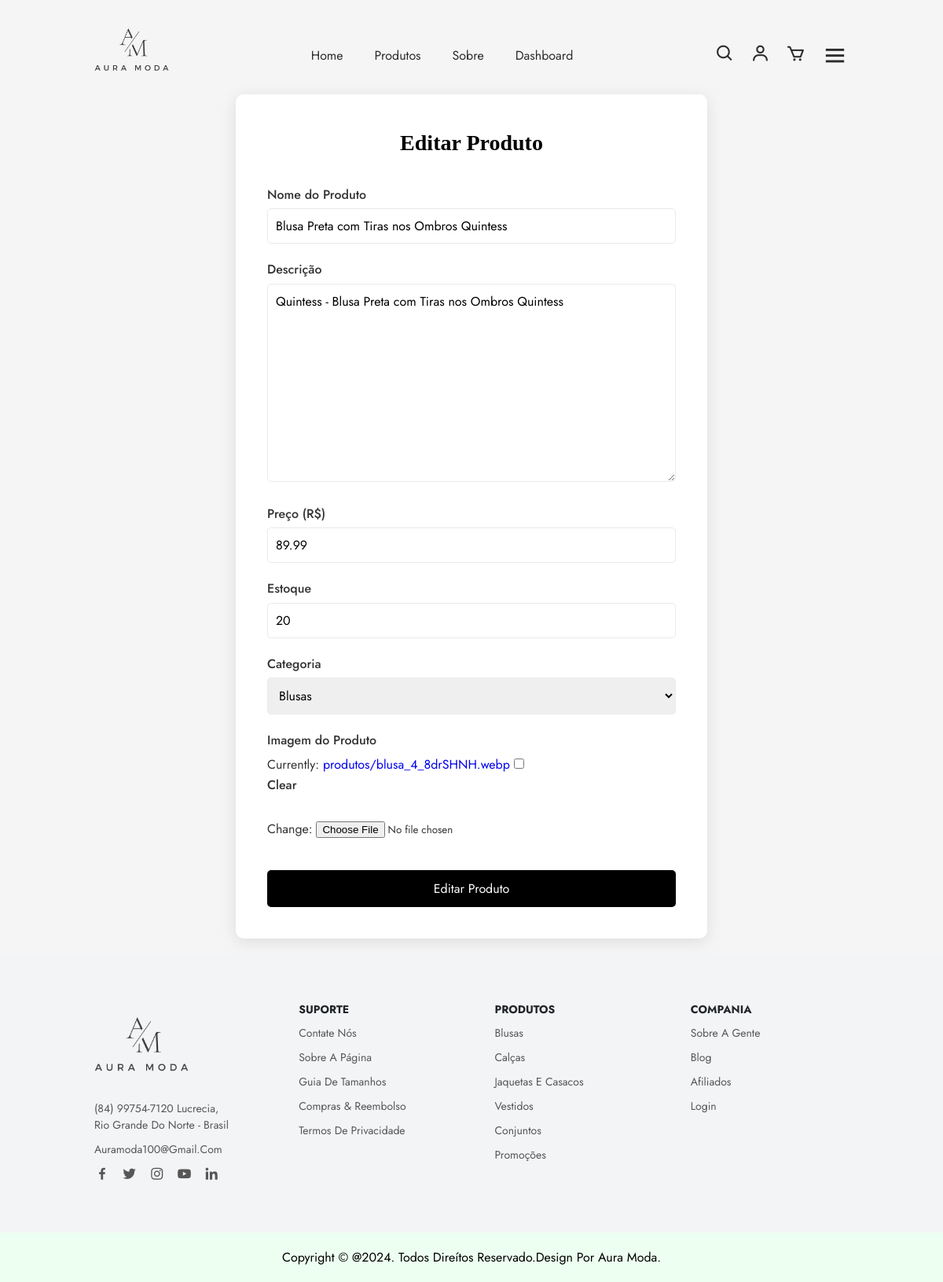
The page /editar_produto/5 (signed in) on the database its author committed.
### ecommerce/models.py (models this page shows, shortened)
class Produto(models.Model):
    nome = models.CharField(max_length=200)
    descricao = models.TextField()
    preco = models.DecimalField(max_digits=10, decimal_places=2)
    estoque = models.PositiveIntegerField()
    categoria = models.ForeignKey(Categoria, on_delete=models.SET_NULL, null=True, related_name='produtos')
    imagem = models.ImageField(upload_to='produtos/', blank=True, null=True, default='default.png')
    data_adicionado = models.DateTimeField(auto_now_add=True)

### ecommerce/views.py (the view)
# urls.py: path('editar_produto/<int:produto_id>', views.editar_produto, name='editar_produto'),
@user_passes_test(admin_checado)
def editar_produto(request, produto_id):
    produto = get_object_or_404(Produto, id=produto_id)
    if request.method == 'POST':
        form = ProdutoForm(request.POST, instance=produto)
        if form.is_valid():
            form.save()
            return redirect('dashboard')
    else:
        form = ProdutoForm(instance=produto)
    return render(request, 'ecommerce/edicao_produto.html',{'form':form,'produto':produto})

### ecommerce/forms.py
class ProdutoForm(forms.ModelForm):
    class Meta:
        model = Produto
        fields = ['nome', 'descricao', 'preco', 'estoque', 'categoria', 'imagem']

### ecommerce/models.py (called while the page is built)
    def __str__(self):
        return self.nome

### ecommerce/views.py (called while the page is built)
def admin_checado(user):
    return user.is_staff

### ecommerce/templates/ecommerce/edicao_produto.html (shortened to what this page needs)
{% extends 'base.html' %}
{% load static %}
{% block main %}
<link rel="stylesheet" href="{% static "css/adicionar-editar.css" %}">
<div class="body">
    <div class="create-product-container">
        <h1>Editar Produto</h1>
        <form method="POST" enctype="multipart/form-data">
            <div class="form-group">
                <label for="product-name">Nome do Produto</label>
                {{form.nome}}
            </div>
            <div class="form-group">
                <label for="product-description">Descrição</label>
                {{form.descricao}}
            </div>
            <div class="form-group">
                <label for="product-price">Preço (R$)</label>
                {{form.preco}}
            </div>
            <div class="form-group">
                <label for="product-stock">Estoque</label>
                {{form.estoque}}
            </div>
            <div class="form-group">
                <label for="product-category">Categoria</label>
                {{form.categoria}}
            </div>
            <div class="form-group">
                <label for="product-image">Imagem do Produto</label>
                {{form.imagem}}
            </div>
            <button type="submit" class="submit-button">Editar Produto</button>
        </form>
    </div>
</div>
{% endblock main %}

### static/css/experimento.css (style rules this page uses)
:root { --primary-color: #000000; --secondary-color: #ffffff; --accent-color: #ff0000; --text-color: #333333; --light-gray: #f5f5f5; --medium-gray: #e0e0e0; }
* { margin: 0; padding: 0; box-sizing: border-box; scroll-behavior: smooth; font-family: "Jost", sans-serif; list-style: none; text-decoration: none; }
html, body { min-height: 100%; }

### static/css/adicionar-editar.css (style rules this page uses)
:root { --primary-color: #000000; --secondary-color: #ffffff; --accent-color: #ff0000; --text-color: #333333; --light-gray: #f5f5f5; --medium-gray: #e0e0e0; --border-color: #eaeaea; }
* { margin: 0; padding: 0; box-sizing: border-box; }
.body { font-family: 'Roboto', sans-serif; line-height: 1.6; color: var(--text-color); background-color: var(--light-gray); min-height: 100vh; display: flex; justify-content: center; align-items: center; padding: 20px; padding-top: 10%; }
.create-product-container { background-color: var(--secondary-color); border-radius: 10px; box-shadow: 0 4px 20px rgba(0, 0, 0, 0.1); width: 100%; max-width: 600px; padding: 40px; }
h1 { font-family: 'Playfair Display', serif; font-size: 28px; color: var(--primary-color); margin-bottom: 30px; text-align: center; }
.form-group { margin-bottom: 20px; }
label { display: block; margin-bottom: 5px; font-weight: 500; }
input[type="text"], input[type="number"], textarea, select { width: 100%; padding: 10px; border: 1px solid var(--border-color); border-radius: 5px; font-size: 16px; transition: border-color 0.3s ease; }
textarea { resize: vertical; min-height: 100px; }
.submit-button { background-color: var(--primary-color); color: var(--secondary-color); padding: 12px 20px; border: none; border-radius: 5px; font-size: 16px; cursor: pointer; transition: background-color 0.3s ease; width: 100%; margin-top: 20px; }

### rows shown on the page
Produto: nome "Blusa Preta com Tiras nos Ombros Quintess", descricao "Quintess - Blusa Preta com Tiras nos Ombros Quintess", preco "89.99", estoque "20", categoria "Blusas"
